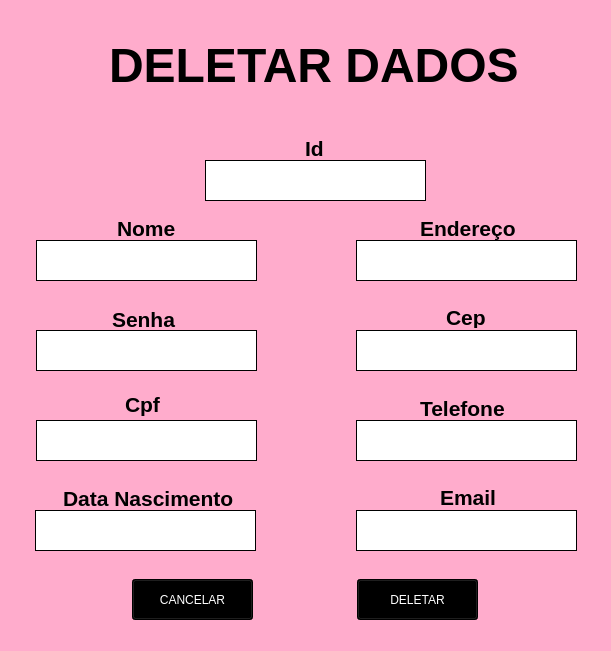
<?xml version="1.0" encoding="UTF-8"?>
<ui version="4.0">
 <class>Form</class>
 <widget class="QWidget" name="Form">
  <property name="geometry">
   <rect>
    <x>0</x>
    <y>0</y>
    <width>611</width>
    <height>651</height>
   </rect>
  </property>
  <property name="maximumSize">
   <size>
    <width>611</width>
    <height>651</height>
   </size>
  </property>
  <property name="windowTitle">
   <string>Form</string>
  </property>
  <property name="styleSheet">
   <string notr="true">background-color: rgb(255, 172, 204);</string>
  </property>
  <widget class="QLabel" name="label">
   <property name="geometry">
    <rect>
     <x>109</x>
     <y>20</y>
     <width>411</width>
     <height>91</height>
    </rect>
   </property>
   <property name="font">
    <font>
     <family>Arial</family>
     <pointsize>36</pointsize>
     <weight>75</weight>
     <bold>true</bold>
    </font>
   </property>
   <property name="text">
    <string>DELETAR DADOS</string>
   </property>
  </widget>
  <widget class="QLabel" name="label_10">
   <property name="geometry">
    <rect>
     <x>305</x>
     <y>133</y>
     <width>21</width>
     <height>31</height>
    </rect>
   </property>
   <property name="font">
    <font>
     <family>Arial</family>
     <pointsize>16</pointsize>
     <weight>75</weight>
     <bold>true</bold>
    </font>
   </property>
   <property name="text">
    <string>Id</string>
   </property>
  </widget>
  <widget class="QLabel" name="label_5">
   <property name="geometry">
    <rect>
     <x>63</x>
     <y>488</y>
     <width>181</width>
     <height>21</height>
    </rect>
   </property>
   <property name="font">
    <font>
     <family>Arial</family>
     <pointsize>16</pointsize>
     <weight>75</weight>
     <bold>true</bold>
    </font>
   </property>
   <property name="text">
    <string>Data Nascimento</string>
   </property>
  </widget>
  <widget class="QLabel" name="label_4">
   <property name="geometry">
    <rect>
     <x>125</x>
     <y>389</y>
     <width>41</width>
     <height>31</height>
    </rect>
   </property>
   <property name="font">
    <font>
     <family>Arial</family>
     <pointsize>16</pointsize>
     <weight>75</weight>
     <bold>true</bold>
    </font>
   </property>
   <property name="text">
    <string>Cpf</string>
   </property>
  </widget>
  <widget class="QLabel" name="label_2">
   <property name="geometry">
    <rect>
     <x>117</x>
     <y>213</y>
     <width>101</width>
     <height>31</height>
    </rect>
   </property>
   <property name="font">
    <font>
     <family>Arial</family>
     <pointsize>16</pointsize>
     <weight>75</weight>
     <bold>true</bold>
    </font>
   </property>
   <property name="text">
    <string>Nome</string>
   </property>
  </widget>
  <widget class="QLabel" name="label_7">
   <property name="geometry">
    <rect>
     <x>446</x>
     <y>307</y>
     <width>41</width>
     <height>21</height>
    </rect>
   </property>
   <property name="font">
    <font>
     <family>Arial</family>
     <pointsize>16</pointsize>
     <weight>75</weight>
     <bold>true</bold>
    </font>
   </property>
   <property name="text">
    <string>Cep</string>
   </property>
  </widget>
  <widget class="QLabel" name="label_3">
   <property name="geometry">
    <rect>
     <x>112</x>
     <y>304</y>
     <width>101</width>
     <height>31</height>
    </rect>
   </property>
   <property name="font">
    <font>
     <family>Arial</family>
     <pointsize>16</pointsize>
     <weight>75</weight>
     <bold>true</bold>
    </font>
   </property>
   <property name="text">
    <string>Senha</string>
   </property>
  </widget>
  <widget class="QPushButton" name="cancelar">
   <property name="geometry">
    <rect>
     <x>132</x>
     <y>579</y>
     <width>121</width>
     <height>41</height>
    </rect>
   </property>
   <property name="styleSheet">
    <string notr="true">background-color: rgb(0, 0, 0);
color: rgb(255, 255, 255);</string>
   </property>
   <property name="text">
    <string>CANCELAR</string>
   </property>
  </widget>
  <widget class="QLabel" name="label_9">
   <property name="geometry">
    <rect>
     <x>440</x>
     <y>482</y>
     <width>101</width>
     <height>31</height>
    </rect>
   </property>
   <property name="font">
    <font>
     <family>Arial</family>
     <pointsize>16</pointsize>
     <weight>75</weight>
     <bold>true</bold>
    </font>
   </property>
   <property name="text">
    <string>Email</string>
   </property>
  </widget>
  <widget class="QLabel" name="label_6">
   <property name="geometry">
    <rect>
     <x>420</x>
     <y>213</y>
     <width>101</width>
     <height>31</height>
    </rect>
   </property>
   <property name="font">
    <font>
     <family>Arial</family>
     <pointsize>16</pointsize>
     <weight>75</weight>
     <bold>true</bold>
    </font>
   </property>
   <property name="text">
    <string>Endereço</string>
   </property>
  </widget>
  <widget class="QLabel" name="label_8">
   <property name="geometry">
    <rect>
     <x>420</x>
     <y>398</y>
     <width>101</width>
     <height>21</height>
    </rect>
   </property>
   <property name="font">
    <font>
     <family>Arial</family>
     <pointsize>16</pointsize>
     <weight>75</weight>
     <bold>true</bold>
    </font>
   </property>
   <property name="text">
    <string>Telefone</string>
   </property>
  </widget>
  <widget class="QPushButton" name="deletar">
   <property name="geometry">
    <rect>
     <x>357</x>
     <y>579</y>
     <width>121</width>
     <height>41</height>
    </rect>
   </property>
   <property name="styleSheet">
    <string notr="true">background-color: rgb(0, 0, 0);
color: rgb(255, 255, 255);</string>
   </property>
   <property name="text">
    <string>DELETAR</string>
   </property>
  </widget>
  <widget class="QLabel" name="id">
   <property name="geometry">
    <rect>
     <x>205</x>
     <y>160</y>
     <width>221</width>
     <height>41</height>
    </rect>
   </property>
   <property name="font">
    <font>
     <family>Arial</family>
     <pointsize>14</pointsize>
     <weight>75</weight>
     <bold>true</bold>
    </font>
   </property>
   <property name="styleSheet">
    <string notr="true">background-color: rgb(255, 255, 255);</string>
   </property>
   <property name="frameShape">
    <enum>QFrame::Box</enum>
   </property>
   <property name="text">
    <string/>
   </property>
   <property name="alignment">
    <set>Qt::AlignCenter</set>
   </property>
  </widget>
  <widget class="QLabel" name="nome">
   <property name="geometry">
    <rect>
     <x>36</x>
     <y>240</y>
     <width>221</width>
     <height>41</height>
    </rect>
   </property>
   <property name="font">
    <font>
     <family>Arial</family>
     <pointsize>14</pointsize>
     <weight>75</weight>
     <bold>true</bold>
    </font>
   </property>
   <property name="styleSheet">
    <string notr="true">background-color: rgb(255, 255, 255);</string>
   </property>
   <property name="frameShape">
    <enum>QFrame::Box</enum>
   </property>
   <property name="text">
    <string/>
   </property>
   <property name="alignment">
    <set>Qt::AlignCenter</set>
   </property>
  </widget>
  <widget class="QLabel" name="endereco">
   <property name="geometry">
    <rect>
     <x>356</x>
     <y>240</y>
     <width>221</width>
     <height>41</height>
    </rect>
   </property>
   <property name="font">
    <font>
     <family>Arial</family>
     <pointsize>14</pointsize>
     <weight>75</weight>
     <bold>true</bold>
    </font>
   </property>
   <property name="styleSheet">
    <string notr="true">background-color: rgb(255, 255, 255);</string>
   </property>
   <property name="frameShape">
    <enum>QFrame::Box</enum>
   </property>
   <property name="text">
    <string/>
   </property>
   <property name="alignment">
    <set>Qt::AlignCenter</set>
   </property>
  </widget>
  <widget class="QLabel" name="senha">
   <property name="geometry">
    <rect>
     <x>36</x>
     <y>330</y>
     <width>221</width>
     <height>41</height>
    </rect>
   </property>
   <property name="font">
    <font>
     <family>Arial</family>
     <pointsize>14</pointsize>
     <weight>75</weight>
     <bold>true</bold>
    </font>
   </property>
   <property name="styleSheet">
    <string notr="true">background-color: rgb(255, 255, 255);</string>
   </property>
   <property name="frameShape">
    <enum>QFrame::Box</enum>
   </property>
   <property name="text">
    <string/>
   </property>
   <property name="alignment">
    <set>Qt::AlignCenter</set>
   </property>
  </widget>
  <widget class="QLabel" name="cep">
   <property name="geometry">
    <rect>
     <x>356</x>
     <y>330</y>
     <width>221</width>
     <height>41</height>
    </rect>
   </property>
   <property name="font">
    <font>
     <family>Arial</family>
     <pointsize>14</pointsize>
     <weight>75</weight>
     <bold>true</bold>
    </font>
   </property>
   <property name="styleSheet">
    <string notr="true">background-color: rgb(255, 255, 255);</string>
   </property>
   <property name="frameShape">
    <enum>QFrame::Box</enum>
   </property>
   <property name="text">
    <string/>
   </property>
   <property name="alignment">
    <set>Qt::AlignCenter</set>
   </property>
  </widget>
  <widget class="QLabel" name="cpf">
   <property name="geometry">
    <rect>
     <x>36</x>
     <y>420</y>
     <width>221</width>
     <height>41</height>
    </rect>
   </property>
   <property name="font">
    <font>
     <family>Arial</family>
     <pointsize>14</pointsize>
     <weight>75</weight>
     <bold>true</bold>
    </font>
   </property>
   <property name="styleSheet">
    <string notr="true">background-color: rgb(255, 255, 255);</string>
   </property>
   <property name="frameShape">
    <enum>QFrame::Box</enum>
   </property>
   <property name="text">
    <string/>
   </property>
   <property name="alignment">
    <set>Qt::AlignCenter</set>
   </property>
  </widget>
  <widget class="QLabel" name="telefone">
   <property name="geometry">
    <rect>
     <x>356</x>
     <y>420</y>
     <width>221</width>
     <height>41</height>
    </rect>
   </property>
   <property name="font">
    <font>
     <family>Arial</family>
     <pointsize>14</pointsize>
     <weight>75</weight>
     <bold>true</bold>
    </font>
   </property>
   <property name="styleSheet">
    <string notr="true">background-color: rgb(255, 255, 255);</string>
   </property>
   <property name="frameShape">
    <enum>QFrame::Box</enum>
   </property>
   <property name="text">
    <string/>
   </property>
   <property name="alignment">
    <set>Qt::AlignCenter</set>
   </property>
  </widget>
  <widget class="QLabel" name="nasc">
   <property name="geometry">
    <rect>
     <x>35</x>
     <y>510</y>
     <width>221</width>
     <height>41</height>
    </rect>
   </property>
   <property name="font">
    <font>
     <family>Arial</family>
     <pointsize>14</pointsize>
     <weight>75</weight>
     <bold>true</bold>
    </font>
   </property>
   <property name="styleSheet">
    <string notr="true">background-color: rgb(255, 255, 255);</string>
   </property>
   <property name="frameShape">
    <enum>QFrame::Box</enum>
   </property>
   <property name="text">
    <string/>
   </property>
   <property name="alignment">
    <set>Qt::AlignCenter</set>
   </property>
  </widget>
  <widget class="QLabel" name="email">
   <property name="geometry">
    <rect>
     <x>356</x>
     <y>510</y>
     <width>221</width>
     <height>41</height>
    </rect>
   </property>
   <property name="font">
    <font>
     <family>Arial</family>
     <pointsize>14</pointsize>
     <weight>75</weight>
     <bold>true</bold>
    </font>
   </property>
   <property name="styleSheet">
    <string notr="true">background-color: rgb(255, 255, 255);</string>
   </property>
   <property name="frameShape">
    <enum>QFrame::Box</enum>
   </property>
   <property name="text">
    <string/>
   </property>
   <property name="alignment">
    <set>Qt::AlignCenter</set>
   </property>
  </widget>
 </widget>
 <resources/>
 <connections/>
</ui>
